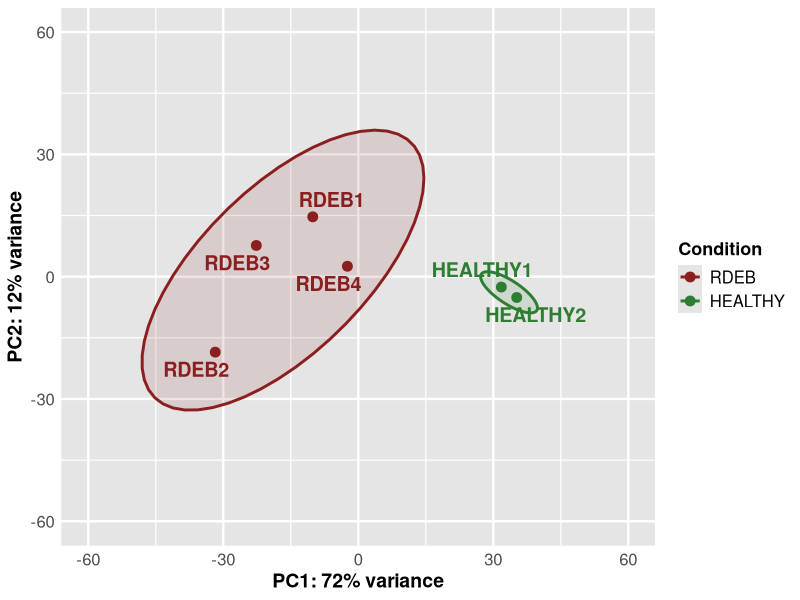

R code for this plot:
suppressPackageStartupMessages({
  library(ggplot2)
  library(dplyr)
})

## -------------------------
## 原始點
## -------------------------
df <- data.frame(
  Sample    = c("HEALTHY1","HEALTHY2","RDEB1","RDEB2","RDEB3","RDEB4"),
  Condition = c("HEALTHY","HEALTHY","RDEB","RDEB","RDEB","RDEB"),
  PC1       = c( 31.781473, 35.201900,  -10.118765, -31.781473, -22.660333,  -2.422803),
  PC2       = c( -2.553191, -5.106383,  14.680851, -18.510638,   7.659574,   2.553191)
)
df$Condition <- factor(df$Condition, levels = c("HEALTHY","RDEB"))

## =========================
## ✅ 你只要調這兩個參數
## =========================
level_RDEB    <- 0.80  # ↓變小 = 更緊（常用 0.68 / 0.80 / 0.90）
level_HEALTHY <- 0.95  # ↑變大 = 更鬆（0.90~0.99 都可）
pair_rel      <- 0.18  # HEALTHY 補點偏移比例：↑更鬆，↓更擠（0.10~0.30 常用）

## -------------------------
## 對 n=2 的群補 2 點（讓 stat_ellipse 穩定可畫）
## -------------------------
add_two_points_for_pairs <- function(dat, group_col = "Condition",
                                     x_col = "PC1", y_col = "PC2",
                                     rel = 0.18, min_abs = 1e-3) {
  dat %>%
    group_by(.data[[group_col]]) %>%
    group_modify(function(d, key) {
      if (nrow(d) != 2) return(d)
      
      x1 <- d[[x_col]][1]; y1 <- d[[y_col]][1]
      x2 <- d[[x_col]][2]; y2 <- d[[y_col]][2]
      dx <- x2 - x1; dy <- y2 - y1
      dist <- sqrt(dx^2 + dy^2)
      if (dist == 0) dist <- 1
      
      # perpendicular unit vector
      ux <- -dy / dist
      uy <-  dx / dist
      
      off <- max(dist * rel, min_abs)
      mx <- (x1 + x2) / 2
      my <- (y1 + y2) / 2
      
      pA <- d[1, , drop = FALSE]; pA$Sample <- paste0(as.character(key[[1]]), "_fakeA")
      pB <- d[1, , drop = FALSE]; pB$Sample <- paste0(as.character(key[[1]]), "_fakeB")
      
      pA[[x_col]] <- mx + ux * off
      pA[[y_col]] <- my + uy * off
      pB[[x_col]] <- mx - ux * off
      pB[[y_col]] <- my - uy * off
      
      bind_rows(d, pA, pB)
    }) %>%
    ungroup()
}

df_ellipse <- add_two_points_for_pairs(df, rel = pair_rel)

## -------------------------
## 配色
## -------------------------
cols <- c(HEALTHY = "#2F7D32", RDEB = "#8B1E1E")

## 標籤自動避讓
use_repel <- requireNamespace("ggrepel", quietly = TRUE)

## -------------------------
## 分開畫 ellipse（同樣 stat_ellipse，但各自 level）
## -------------------------
df_h <- df_ellipse %>% filter(Condition == "HEALTHY")
df_r <- df_ellipse %>% filter(Condition == "RDEB")

p <- ggplot() +
  
  ## RDEB (較緊)
  stat_ellipse(
    data = df_r,
    aes(PC1, PC2, group = Condition, fill = Condition),
    type = "norm", level = level_RDEB,
    geom = "polygon", alpha = 0.12, color = NA, show.legend = FALSE
  ) +
  stat_ellipse(
    data = df_r,
    aes(PC1, PC2, group = Condition, color = Condition),
    type = "norm", level = level_RDEB,
    linewidth = 1
  ) +
  
  ## HEALTHY (較鬆)
  stat_ellipse(
    data = df_h,
    aes(PC1, PC2, group = Condition, fill = Condition),
    type = "norm", level = level_HEALTHY,
    geom = "polygon", alpha = 0.12, color = NA, show.legend = FALSE
  ) +
  stat_ellipse(
    data = df_h,
    aes(PC1, PC2, group = Condition, color = Condition),
    type = "norm", level = level_HEALTHY,
    linewidth = 1
  ) +
  
  ## 真實點
  geom_point(
    data = df,
    aes(PC1, PC2, color = Condition),
    size = 3
  ) +
  
  ## 標籤（只標原始點）
  { if (use_repel)
    ggrepel::geom_text_repel(
      data = df,
      aes(PC1, PC2, label = Sample, color = Condition),
      size = 5, fontface = "bold",
      box.padding = 0.4, point.padding = 0.3,
      max.overlaps = Inf, show.legend = FALSE
    )
    else
      geom_text(
        data = df,
        aes(PC1, PC2, label = Sample, color = Condition),
        vjust = -0.9, size = 5, fontface = "bold", show.legend = FALSE
      )
  } +
  
  scale_color_manual(values = cols) +
  scale_fill_manual(values = cols) +
  coord_cartesian(xlim = c(-60, 60), ylim = c(-60, 60)) +
  
  ## 灰階背景 + 白色網格（像原圖）
  theme(
    panel.background = element_rect(fill = "grey90", color = NA),
    plot.background  = element_rect(fill = "white", color = NA),
    panel.grid.major = element_line(color = "white", linewidth = 0.8),
    panel.grid.minor = element_line(color = "white", linewidth = 0.4),
    axis.line        = element_blank(),
    axis.ticks       = element_blank(),
    axis.title       = element_text(face = "bold", size = 14),
    axis.text        = element_text(size = 12),
    legend.title     = element_text(face = "bold", size = 13),
    legend.text      = element_text(size = 12)
  ) +
  labs(x = "PC1: 72% variance", y = "PC2: 12% variance", color = "Condition")

print(p)